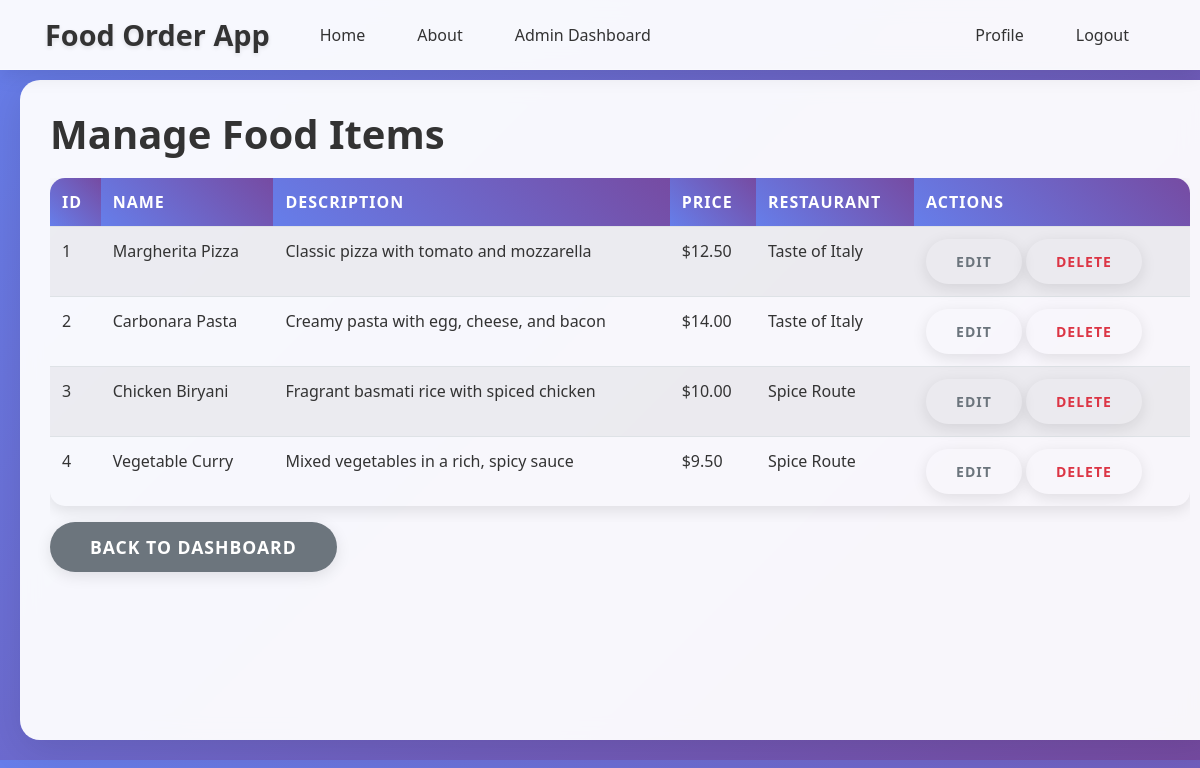
Before: /admin/manage_food_items (signed in) with the older database file.
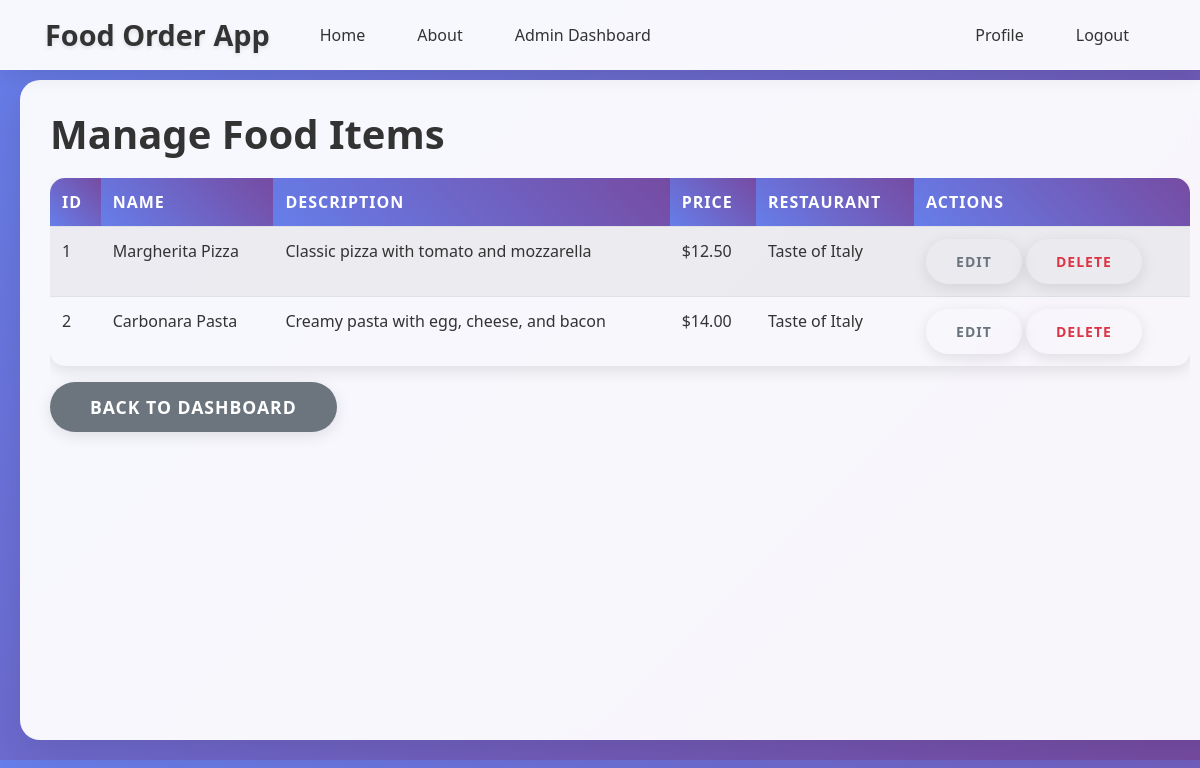
After: the same page with the newer database file.
### app/models/food_item.py (models this page shows, shortened)
class FoodItem(db.Model):
    __tablename__ = 'food_items'
    id = db.Column(db.Integer, primary_key=True)
    name = db.Column(db.String(100), nullable=False)
    description = db.Column(db.Text, nullable=True)
    price = db.Column(db.Numeric(10, 2), nullable=False)
    image_url = db.Column(db.String(200), nullable=True)
    restaurant_id = db.Column(db.Integer, db.ForeignKey('users.id'), nullable=False)
    created_at = db.Column(db.DateTime, default=datetime.utcnow)
    orders = db.relationship('Order', backref='food_item', lazy=True)

### app/models/user.py (models this page shows, shortened)
class User(db.Model, UserMixin):
    __tablename__ = 'users'
    id = db.Column(db.Integer, primary_key=True)
    name = db.Column(db.String(100), nullable=False)
    email = db.Column(db.String(120), unique=True, nullable=False)
    phone_number = db.Column(db.String(20), unique=True, nullable=False)
    location = db.Column(db.String(200), nullable=False)
    password = db.Column(db.String(60), nullable=False)
    role = db.Column(db.Enum('admin', 'customer', 'restaurant', name='user_roles'), default='customer')
    status = db.Column(db.Enum('active', 'pending', 'suspended', name='account_status'), default='active')
    food_items = db.relationship('FoodItem', backref='restaurant_owner', lazy=True, foreign_keys='FoodItem.restaurant_id')
    orders_as_customer = db.relationship('Order', backref='customer_user', lazy=True, foreign_keys='Order.customer_id')
    orders_as_restaurant = db.relationship('Order', backref='restaurant_user', lazy=True, foreign_keys='Order.restaurant_id')
    payments_as_customer = db.relationship('Payment', backref='customer_payer', lazy=True, foreign_keys='Payment.customer_id')
    payments_as_restaurant = db.relationship('Payment', backref='restaurant_receiver', lazy=True, foreign_keys='Payment.restaurant_id')

### app/routes/admin.py (the view)
@admin.route("/manage_food_items")
@login_required
@admin_required
def manage_food_items():
    food_items = FoodItem.query.all()
    return render_template("manage_food_items.html", food_items=food_items)

### app/templates/manage_food_items.html (shortened to what this page needs)
{% extends "base.html" %}
{% block content %}
    <h1>Manage Food Items</h1>
    {% if food_items %}
        <div class="table-responsive">
            <table class="table table-striped">
                <thead>
                    <tr>
                        <th>ID</th>
                        <th>Name</th>
                        <th>Description</th>
                        <th>Price</th>
                        <th>Restaurant</th>
                        <th>Actions</th>
                    </tr>
                </thead>
                <tbody>
                    {% for food_item in food_items %}
                        <tr>
                            <td>{{ food_item.id }}</td>
                            <td>{{ food_item.name }}</td>
                            <td>{{ food_item.description or "No description" }}</td>
                            <td>${{ food_item.price }}</td>
                            <td>{{ food_item.restaurant_owner.name }}</td>
                            <td>
                                <a href="{{ url_for('admin.edit_food_item', food_item_id=food_item.id) }}" class="btn btn-sm btn-outline-secondary">Edit</a>
                                <form method="POST" action="{{ url_for('admin.delete_food_item', food_item_id=food_item.id) }}" style="display: inline;">
                                    <button type="submit" class="btn btn-sm btn-outline-danger" onclick="return confirm('Are you sure you want to delete this food item?')">Delete</button>
                                </form>
                            </td>
                        </tr>
                    {% endfor %}
                </tbody>
            </table>
        </div>
    {% else %}
        <div class="alert alert-info">
            <h4>No food items found!</h4>
        </div>
    {% endif %}
    <a href="{{ url_for('admin.dashboard') }}" class="btn btn-secondary">Back to Dashboard</a>
{% endblock content %}

Changed rows visible on the page:
removed FoodItem: id "3", name "Chicken Biryani", description "Fragrant basmati rice with spiced chicken", price "10.00", restaurant_owner.name "Spice Route"
removed FoodItem: id "4", name "Vegetable Curry", description "Mixed vegetables in a rich, spicy sauce", price "9.50", restaurant_owner.name "Spice Route"
